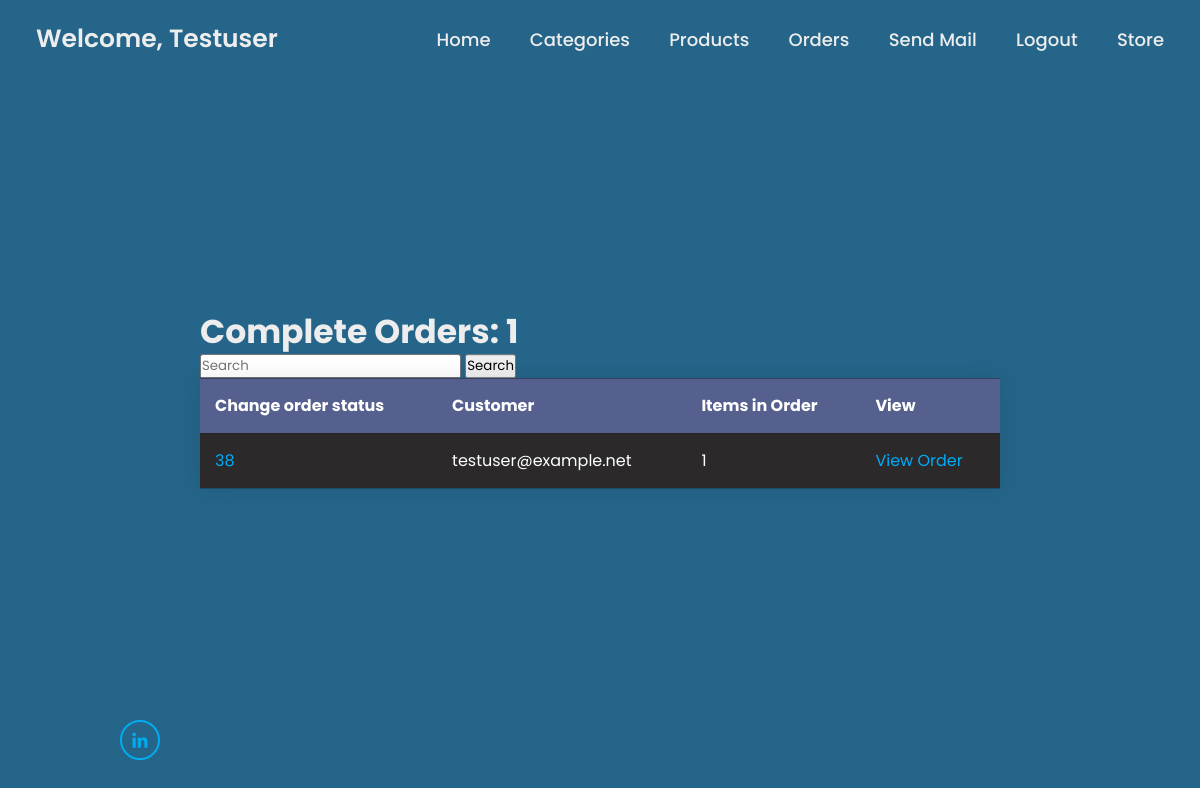
The page /products/orders/history/ (signed in) on the database its author committed.
### accounts/models.py (models this page shows, shortened)
class User(AbstractUser):
    email = models.EmailField(max_length=254, unique=True)
    username = models.CharField(max_length=150, blank=True, unique=False)
    profile_img = models.ImageField(null=True, blank=True, upload_to='images/', default='images/default/default.jpg')
    USERNAME_FIELD = 'email'
    EMAIL_FIELD = 'email'
    REQUIRED_FIELDS = []
    def __str__(self):
        return self.email

### store/models.py (models this page shows, shortened)
class Order(models.Model):
    BOOL_CHOICES = ((True, 'Complete'), (False, 'Incomplete'))
    customer = models.ForeignKey(User, on_delete=models.CASCADE)
    id = models.AutoField(primary_key=True)
    address = models.CharField(max_length=200, null=True)
    notes = models.TextField(max_length=300, null=True)
    date_ordered = models.DateTimeField(auto_now_add=True, null=True)
    complete = models.BooleanField(default=False, null=True, blank=True, choices=BOOL_CHOICES)
    @property
    def order_item_count(self):
        return OrderItem.objects.filter(order=self.id).count()

### products/views.py (the view)
# urls.py: path('orders/history/', OrdersCompleteListView.as_view(), name='order_complete_list'),
class OrdersCompleteListView(LoginRequiredMixin, UserPassesTestMixin, ListView):
    login_url = reverse_lazy('account_login')
    def test_func(self):
        return self.request.user.is_staff
    model = Order
    template_name = 'products/orders_complete_list.html'
    def get_context_data(self, **kwargs):
        context = super().get_context_data(**kwargs)
        context['orders'] = Order.objects.filter(complete=True).order_by('-date_ordered')
        context['orders_count'] = Order.objects.filter(complete=True).count()
        return context

### products/templates/products/orders_complete_list.html (shortened to what this page needs)
{% extends '_base.html' %}
{% block content %}
{% if orders %}
<div class="container">
	<h1>Complete Orders: {{ orders_count }}</h1>
	<form class="d-flex" action="{% url 'order_search_results' %}" method="get">
        <input class="form-control me-2" type="search" name="q" placeholder="Search" aria-\
        label="Search" >
        <button class="btn btn-outline-success" type="submit">Search</button>
    </form>
	<table>
		<thead>
			<tr>
				<th>Change order status</th>
				<th>Customer</th>
				<th>Items in Order</th>
				<th>View</th>
			</tr>
		</thead>
		<tbody>
            {% for order in orders %}
			<tr>
                <td><a href="{% url 'order_update' order.id %}">{{ order.id }}</a></td>
				<td>{{ order.customer }}</td>
				<td>{{ order.order_item_count }}</td>
				<td><a href="{% url 'order_items' order.id %}">View Order</a></td>
			</tr>
            {% endfor %}
		</tbody>
	</table>
</div>
{% else %}
<h1>nothing here</h1>
{% endif %}
{% endblock content %}

### django_project/templates/_base.html (shortened to what this page needs)
{% load static %}
<!DOCTYPE html>
<html lang="en">
<head>
    <link rel="stylesheet" href="{% static 'css/style.css' %}">
    <link href='https://unpkg.com/boxicons@2.1.4/css/boxicons.min.css' rel='stylesheet'>
    <link rel="stylesheet" href="{% static 'css/main.css' %}">
</head>
<body>
    <header class="header">
        <a href="{% url 'account_signup' %}" class="logo"> {% if user.is_authenticated %}Welcome, {{ user.username|title }}{% else %}Please Create An Account.{% endif %}</a>
        {% block navbar %}
        <nav class="navbar">
            {% if user.is_authenticated %}
            <a href="{% url 'home' %}">Home</a>
            <a href="{% url 'category_list' %}">Categories</a>
            <a href="{% url 'products_list' %}">Products</a>
            <a href="{% url 'orders_incomplete_list' %}">Orders</a>
            <a href="{% url 'email_list' %}">Send Mail</a>
            <a href="{% url 'confirm_signout' %}">Logout</a>
            <a href="{% url 'storefront' %}">Store</a>
            {% else %}
            <a href="{% url 'home' %}">Home</a>
            <a href="{% url 'account_login' %}">Login</a>
            {% endif %}
        </nav>
        {% endblock navbar %}
    </header>
    <section class="home">
        <div class="home-content">
            {% block content %}{% endblock content %}
        </div>
        <div class="home-sci">
            <a target="_blank" href="https://www.linkedin.com/in/bennett-billings-529545238/"><i class='bx bxl-linkedin'></i></a>
        </div>
    </section>
</body>
</html>

### django_project/static/css/style.css (style rules this page uses)
* { margin: 0; padding: 0; box-sizing: border-box; font-family: 'Poppins', sans-serif; }
body { color: #256589; background-color: #256589; }
.header { position: fixed; top: 0; left: 0; width: 100%; padding: 20px 3%; display: flex; justify-content: space-between; align-items: center; z-index: 100; background-color: #256589; }
.logo { position: relative; font-size: 25px; color: #ededed; text-decoration: none; font-weight: 600; }
.logo::before { content: ''; position: absolute; top: 0; right: 0; width: 100%; height: 100%; background: #2C72A3; animation: showRight 1s ease forwards; animation-delay: .4s; }
.navbar a { font-size: 18px; color: #ededed; text-decoration: none; font-weight: 500; margin-left: 35px; transition: .3s; }
.home { height: 100vh; background: #256589; background-size: cover; background-position: center; display: flex; align-items: center; padding: 0 10%; color: #ededed; }
.home-content a { color: #00abf9; text-decoration: none; }
.home-content { max-width: 600px; }
.home-content h1 { position: relative; font-size: 33px; font-weight: 700; line-height: 1.2; }
.home-content h1::before { content: ''; position: absolute; top: 0; right: 0; width: 100%; height: 100%; background: #2C72A3; animation: showRight 1s ease forwards; animation-delay: 1s; }
.home-sci { position: absolute; bottom: 40px; width: 170px; display: flex; justify-content: space-between; }
.home-sci a { position: relative; display: inline-flex; justify-content: center; align-items: center; width: 40px; height: 40px; background: transparent; border: 2px solid #00abf0; border-radius: 50%; font-size: 20px; color: #00abf0; text-decoration: none; z-index: 1; overflow: hidden; transition: .5s; }
.home-sci a::before { content: ''; position: absolute; top: 0; left: 0; width: 0; height: 100%; background: #1E5574; z-index: -1; transition: .5s; }

### django_project/static/css/main.css (style rules this page uses)
.container { position: absolute; top: 50%; left: 50%; transform: translate(-50%, -50%); flex-direction: column; display: flex; max-height: 60%; }
.container a { color: #00abf9; }
table { width: 800px; border-collapse: collapse; overflow: hidden; box-shadow: 0 0 20px rgba(0,0,0,0.1); background-color: black; }
table a { color: rgb(45, 171, 254); }
th, td { padding: 15px; background-color: rgba(255,255,255,0.2); color: #fff; }
th { text-align: left; }
tbody tr:nth-child(odd) td { background-color: rgb(43, 41, 41); }
:root { --glow-color: hsl(186 100% 69%); }
*, *::before, *::after { box-sizing: border-box; }

### rows shown on the page
User: username "Testuser"
Order: id "38", customer "testuser@example.net", order_item_count "1"

### other values the page prints
{{ orders_count }} "1"
